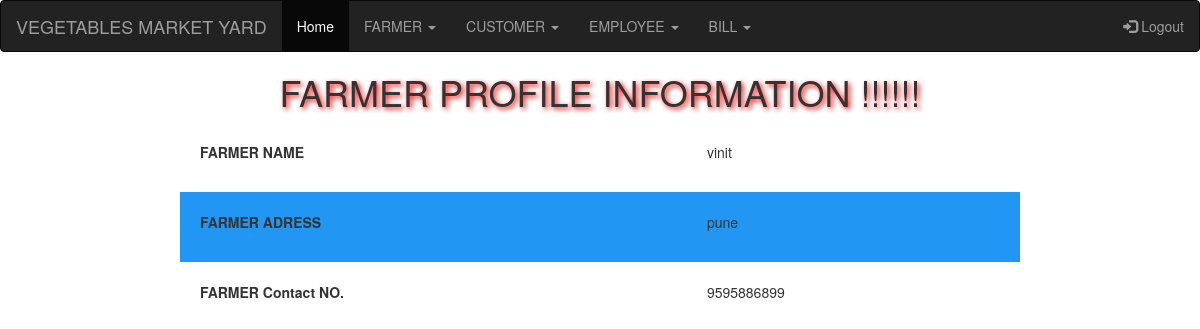
The page /view_farmer.php?id=5 (signed in) on the database its author committed.
### tables this page shows
CREATE TABLE IF NOT EXISTS `farmer` (
`fno` int(15) NOT NULL,
  `fname` varchar(15) NOT NULL,
  `fadd` varchar(50) NOT NULL,
  `mno` bigint(15) NOT NULL
);

### view_farmer.php (the view, shortened to what this page needs)
?><?php
 include("includes/connect.php");
?>
<!DOCTYPE html PUBLIC "-//W3C//DTD XHTML 1.0 Transitional//EN" "http://www.w3.org/TR/xhtml1/DTD/xhtml1-transitional.dtd">
<html xmlns="http://www.w3.org/1999/xhtml">
<head>
</head>
<?php
 include("navbar.php");
?>
<h1 style="; /* [disabled]background-color:#2196F3; */"><center>FARMER PROFILE INFORMATION !!!!!!</center></h1>
<body>
<?php
 include("includes/connect.php");
 if(isset($_GET['id']))
{
	$view_id = $_GET['id'];
 $result = mysqli_query($con,$result = "select * from farmer where fno='$view_id'");
	 while($row = mysqli_fetch_array($result))
{
	$fname = $row["fname"];
	$fadd = $row["fadd"];
	$mno = $row["mno"];
?>
<table width="65%" align="center" cellpadding="5" cellspacing="15">
<tr><td>
<p><b>FARMER NAME</b></td><td>&nbsp;&nbsp;<?php echo $fname; ?></p></td> </tr>
<tr><td>
<p><b>FARMER ADRESS</b></td><td>&nbsp;&nbsp;<?php echo $fadd; ?></p></td> </tr>
<tr><td>
<p><b>FARMER Contact NO.</b></td><td>&nbsp;&nbsp;<?php echo $mno; ?></p>
</table>
<?php } }?>
</body>
</html>

### view_farmer.php (style rules this page uses)
h1 { text-shadow: 2px 2px 5px red; text-align:center; font-family:"Lucida Sans Unicode", "Lucida Grande", sans-serif; border:5px; margin-bottom:30px; }
table { border-collapse: collapse; width: 70%; margin-left:15%; }
th, td { text-align: left; padding: 20px; }
tr:nth-child(even) { background-color: #2196F3 }

### rows shown on the page
farmer: fname "vinit", fadd "pune", mno "9595886899"
